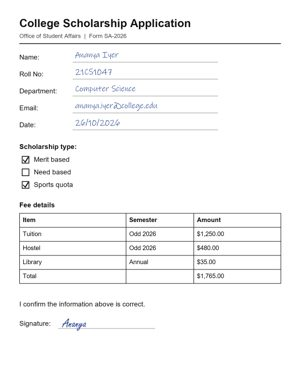
#> input picture samples/application_form_thumb.jpg, 300 x 387 px
$ python -i augmentations.py   (imports and definitions only)
#> lines starting #> are read from the running program, lines starting #| are printed output that depends on the picture
#> further down, picture is the input picture: shape (387, 300, 3); mean B, G, R 247.5, 247.4, 247.3
"""
Data Augmentation for OCR training.

Augmentations are applied only during training (not val/test).
Each augmentation is independently toggled and parameterised via config.
"""
from __future__ import annotations

import random

import cv2
import numpy as np
from PIL import Image, ImageEnhance, ImageFilter


class OCRAugmentor:
    """Apply random augmentations to OCR line images.

    Args:
        config: Dict with augmentation parameters.  See keys below.

    Config keys (all optional, defaults shown):
        rotation_degrees  (5)      max absolute rotation angle
        brightness_range  ([0.7, 1.3])  PIL brightness factor range
        contrast_range    ([0.7, 1.3])  PIL contrast factor range
        noise_std         (0.02)   Gaussian noise std as fraction of 255
        blur_probability  (0.3)    probability of applying blur
        blur_kernel_max   (3)      max Gaussian blur kernel radius
        scale_range       ([0.8, 1.2])  random scale factor range
        perspective_distortion (0.2)   perspective warp strength
    """

    def __init__(self, config: dict | None = None) -> None:
        cfg = config or {}
        self.rotation_degrees = cfg.get("rotation_degrees", 5)
        self.brightness_range = tuple(cfg.get("brightness_range", [0.7, 1.3]))
        self.contrast_range = tuple(cfg.get("contrast_range", [0.7, 1.3]))
        self.noise_std = cfg.get("noise_std", 0.02)
        self.blur_probability = cfg.get("blur_probability", 0.3)
        self.blur_kernel_max = cfg.get("blur_kernel_max", 3)
        self.scale_range = tuple(cfg.get("scale_range", [0.8, 1.2]))
        self.perspective_distortion = cfg.get("perspective_distortion", 0.2)

    def __call__(self, image: np.ndarray | Image.Image) -> np.ndarray:
        """Apply a random subset of augmentations.

        Args:
            image: Input image (numpy BGR/grey or PIL).

        Returns:
            Augmented image as uint8 numpy array.
        """
        if isinstance(image, Image.Image):
            img = np.array(image)
        else:
            img = image.copy()

        img = self._random_rotate(img)
        img = self._random_scale(img)
        img = self._add_gaussian_noise(img)
        img = self._random_blur(img)
        img = self._random_brightness_contrast(img)
        img = self._random_perspective(img)
        return img.astype(np.uint8)

    # ------------------------------------------------------------------
    # Private helpers
    # ------------------------------------------------------------------

    def _random_rotate(self, img: np.ndarray) -> np.ndarray:
        """Rotate inside an enlarged canvas so the ends of long lines are kept."""
        angle = random.uniform(-self.rotation_degrees, self.rotation_degrees)
        h, w = img.shape[:2]
#> h = 387; w = 300
        M = cv2.getRotationMatrix2D((w / 2, h / 2), angle, 1.0)
        cos, sin = abs(M[0, 0]), abs(M[0, 1])
#> cos = 0.998; sin = 0.0601
        new_w, new_h = int(h * sin + w * cos), int(h * cos + w * sin)
#> new_w = 322; new_h = 404
        M[0, 2] += new_w / 2 - w / 2
        M[1, 2] += new_h / 2 - h / 2
        background = int(np.median(img))
#> background = 255
        border = (background,) * (img.shape[2] if img.ndim == 3 else 1)
#> border = (255, 255, 255)
        return cv2.warpAffine(
            img, M, (new_w, new_h), borderMode=cv2.BORDER_CONSTANT, borderValue=border
        )
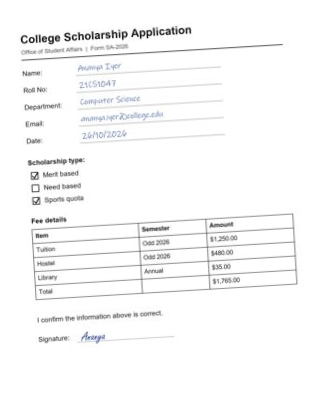
#> returned value: shape (404, 322, 3); mean of channels 0, 1, 2 248.3, 248.2, 248.1; drawn as B, G, R

    def _random_scale(self, img: np.ndarray) -> np.ndarray:
        """Rescale the text inside an unchanged canvas without ever cropping ink.

        Scale < 1 shrinks the text and pads with background; scale > 1 stretches
        it horizontally only (a wider-handwriting effect) so no characters are
        cut off — cropping would make the image disagree with its label.
        """
        scale = random.uniform(*self.scale_range)
        h, w = img.shape[:2]
#> h = 404; w = 322
        if scale >= 1.0:
            new_w = max(1, int(w * scale))
#> new_w = 355
            return cv2.resize(img, (new_w, h), interpolation=cv2.INTER_LINEAR)
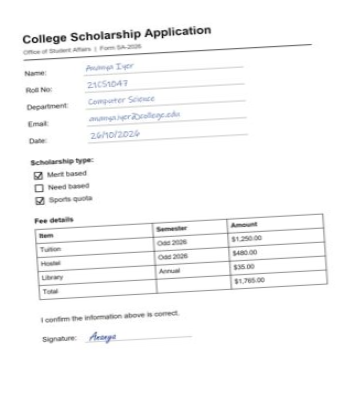
#> returned value: shape (404, 355, 3); mean of channels 0, 1, 2 248.3, 248.2, 248.1; drawn as B, G, R
        new_h, new_w = max(1, int(h * scale)), max(1, int(w * scale))
        resized = cv2.resize(img, (new_w, new_h), interpolation=cv2.INTER_AREA)
        background = int(np.median(img))
        canvas = np.full(img.shape, background, dtype=img.dtype)
        top = random.randint(0, h - new_h)
        left = random.randint(0, w - new_w)
        canvas[top:top + new_h, left:left + new_w] = resized
        return canvas

    def _add_gaussian_noise(self, img: np.ndarray) -> np.ndarray:
        std = self.noise_std * 255
        noise = np.random.normal(0, std, img.shape).astype(np.float32)
        noisy = img.astype(np.float32) + noise
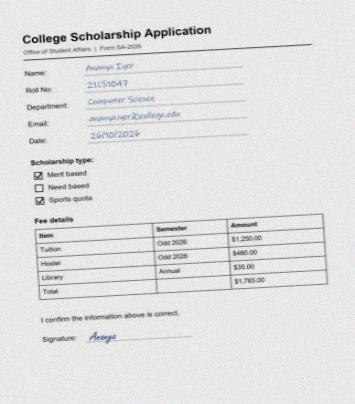
#> noisy: shape (404, 355, 3) float32; mean B, G, R 248.3, 248.2, 248.1; drawn with min black and max white
        return np.clip(noisy, 0, 255).astype(np.uint8)

    def _random_blur(self, img: np.ndarray) -> np.ndarray:
        if random.random() < self.blur_probability:
            k = random.choice(range(1, self.blur_kernel_max + 1)) * 2 + 1  # odd kernel
            return cv2.GaussianBlur(img, (k, k), 0)
        return img

    def _random_brightness_contrast(self, img: np.ndarray) -> np.ndarray:
        pil = Image.fromarray(img) if len(img.shape) == 2 else Image.fromarray(cv2.cvtColor(img, cv2.COLOR_BGR2RGB))
        # Brightness
        factor = random.uniform(*self.brightness_range)
        pil = ImageEnhance.Brightness(pil).enhance(factor)
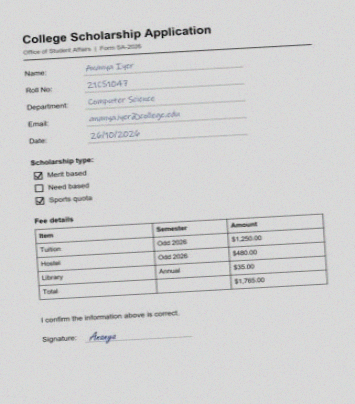
#> pil: PIL image 355x404 RGB; mean R, G, B 210.2, 210.3, 210.4
        # Contrast
        factor = random.uniform(*self.contrast_range)
        pil = ImageEnhance.Contrast(pil).enhance(factor)
        result = np.array(pil)
        if len(img.shape) == 3:
            result = cv2.cvtColor(result, cv2.COLOR_RGB2BGR)
        return result

    def _random_perspective(self, img: np.ndarray) -> np.ndarray:
        h, w = img.shape[:2]
#> h = 404; w = 355
        d = self.perspective_distortion
        pts1 = np.float32([[0, 0], [w, 0], [w, h], [0, h]])
#> pts1 = [[0, 0], [355, 0], [355, 404], [0, 404]]
        offset = lambda: random.uniform(-d * min(w, h), d * min(w, h))
        pts2 = np.float32([
            [offset(), offset()], [w + offset(), offset()],
            [w + offset(), h + offset()], [offset(), h + offset()],
        ])
        M = cv2.getPerspectiveTransform(pts1, pts2)
        return cv2.warpPerspective(img, M, (w, h), borderMode=cv2.BORDER_REPLICATE)
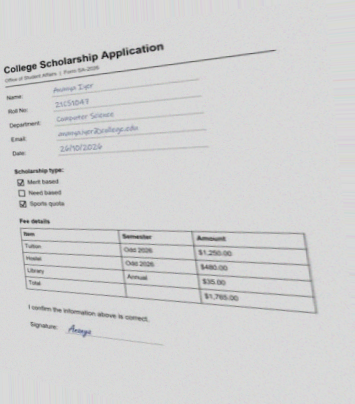
#> returned value: shape (404, 355, 3); mean of channels 0, 1, 2 211.1, 211, 211; drawn as B, G, R

>>> import cv2
>>> picture = cv2.imread('../samples/application_form_thumb.jpg')
>>> result = OCRAugmentor()(picture)

$ run again, on samples/handwritten_note_thumb.jpg
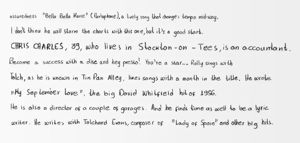
#> input picture samples/handwritten_note_thumb.jpg, 300 x 143 px
#> picture is the input picture: shape (143, 300, 3); min 36, max 255, mean 233.5
#> background = 242
#> border = (242, 242, 242)
#> in _random_rotate, `return cv2.warpAffine( img, M, (new_w, new_h), borderMode=cv2.BORDER_C..`:
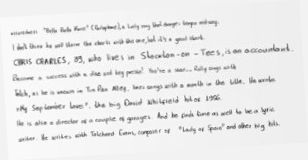
#> returned value: shape (160, 308, 3); min 65, max 255, mean 234.6
#> in _random_perspective, `return cv2.warpPerspective(img, M, (w, h), borderMode=cv2.BORDER_REPLI..`:
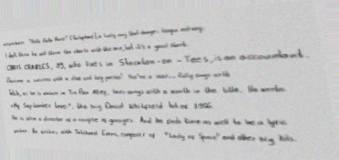
#> returned value: shape (160, 339, 3); mean of channels 0, 1, 2 199.5, 199.5, 199.5; drawn as B, G, R
